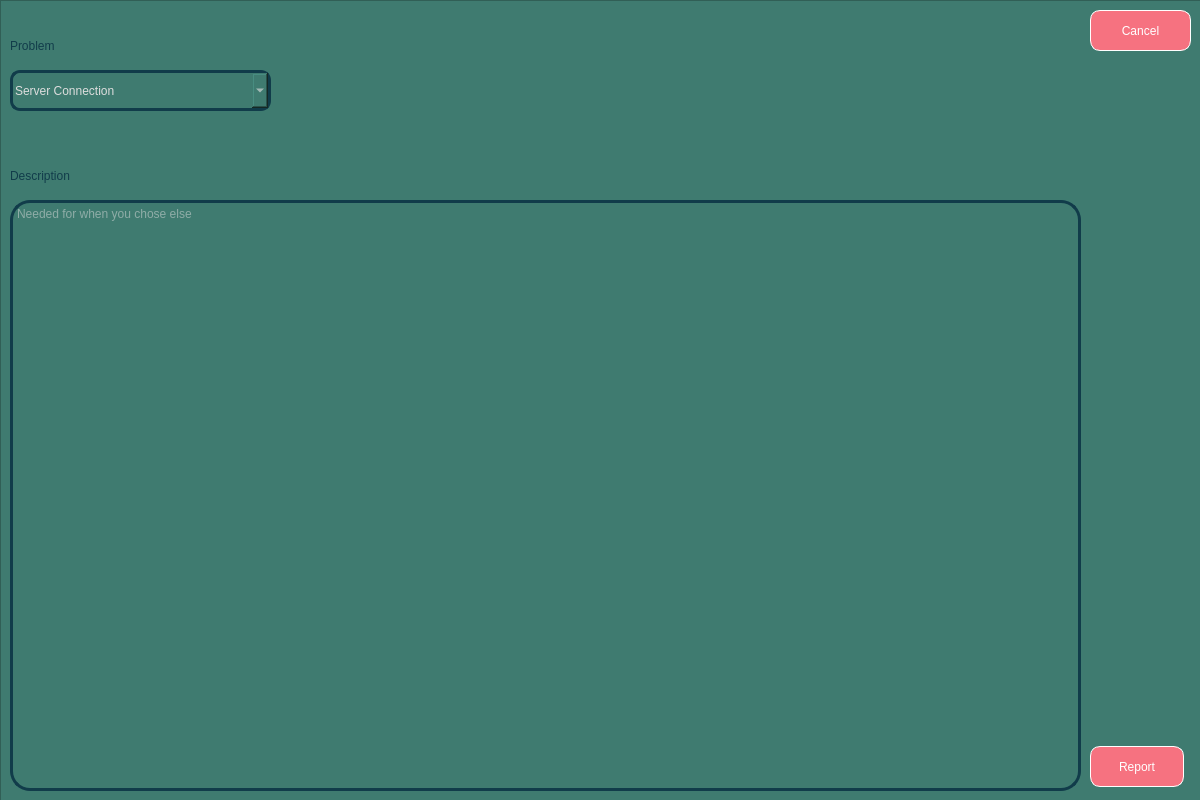
<?xml version="1.0" encoding="UTF-8"?>
<ui version="4.0">
 <class>Dialog</class>
 <widget class="QDialog" name="Dialog">
  <property name="geometry">
   <rect>
    <x>0</x>
    <y>0</y>
    <width>1200</width>
    <height>800</height>
   </rect>
  </property>
  <property name="minimumSize">
   <size>
    <width>1200</width>
    <height>800</height>
   </size>
  </property>
  <property name="maximumSize">
   <size>
    <width>1200</width>
    <height>800</height>
   </size>
  </property>
  <property name="windowTitle">
   <string>Dialog</string>
  </property>
  <widget class="QFrame" name="backgournd_frame">
   <property name="geometry">
    <rect>
     <x>0</x>
     <y>0</y>
     <width>1201</width>
     <height>801</height>
    </rect>
   </property>
   <property name="styleSheet">
    <string notr="true">background-color: rgb(63, 123, 112)</string>
   </property>
   <property name="frameShape">
    <enum>QFrame::StyledPanel</enum>
   </property>
   <property name="frameShadow">
    <enum>QFrame::Raised</enum>
   </property>
   <widget class="QPushButton" name="report_button">
    <property name="geometry">
     <rect>
      <x>1090</x>
      <y>746</y>
      <width>94</width>
      <height>41</height>
     </rect>
    </property>
    <property name="styleSheet">
     <string notr="true">background-color: rgb(246, 114, 128);
border-style: outset;
border-width: 1px;
border-radius: 10px;
border-color: white;
padding: 2px;
font: 700 20pt &quot;Ubuntu&quot;;
color : white;</string>
    </property>
    <property name="text">
     <string>Report</string>
    </property>
   </widget>
   <widget class="QLabel" name="label">
    <property name="geometry">
     <rect>
      <x>10</x>
      <y>20</y>
      <width>161</width>
      <height>51</height>
     </rect>
    </property>
    <property name="styleSheet">
     <string notr="true">font: 500 italic 30pt &quot;Ubuntu&quot;;
color: rgb(17, 60, 74);</string>
    </property>
    <property name="text">
     <string>Problem</string>
    </property>
   </widget>
   <widget class="QLabel" name="label_2">
    <property name="geometry">
     <rect>
      <x>10</x>
      <y>150</y>
      <width>221</width>
      <height>51</height>
     </rect>
    </property>
    <property name="styleSheet">
     <string notr="true">font: 500 italic 30pt &quot;Ubuntu&quot;;
color:rgb(17, 60, 74);</string>
    </property>
    <property name="text">
     <string>Description</string>
    </property>
   </widget>
   <widget class="QPushButton" name="cancel_button">
    <property name="geometry">
     <rect>
      <x>1090</x>
      <y>10</y>
      <width>101</width>
      <height>41</height>
     </rect>
    </property>
    <property name="styleSheet">
     <string notr="true">background-color: rgb(246, 114, 128);
border-style: outset;
border-width: 1px;
border-radius: 10px;
border-color: white;
padding: 2px;
font: 700 20pt &quot;Ubuntu&quot;;
color : white;</string>
    </property>
    <property name="text">
     <string>Cancel</string>
    </property>
   </widget>
   <widget class="QPlainTextEdit" name="description_box">
    <property name="geometry">
     <rect>
      <x>10</x>
      <y>200</y>
      <width>1071</width>
      <height>591</height>
     </rect>
    </property>
    <property name="styleSheet">
     <string notr="true">border:3px solid rgb(17, 60, 74);
border-radius:20px;
font: 500 italic 20pt &quot;Ubuntu&quot;;
color: rgb(221, 221, 221);</string>
    </property>
    <property name="placeholderText">
     <string>Needed for when you chose else</string>
    </property>
   </widget>
   <widget class="QComboBox" name="select_box">
    <property name="geometry">
     <rect>
      <x>10</x>
      <y>70</y>
      <width>261</width>
      <height>41</height>
     </rect>
    </property>
    <property name="styleSheet">
     <string notr="true">border:3px solid rgb(17, 60, 74);
border-radius:10px;
font: 500 italic 20pt &quot;Ubuntu&quot;;
color: rgb(221, 221, 221);</string>
    </property>
    <item>
     <property name="text">
      <string>Server Connection</string>
     </property>
    </item>
    <item>
     <property name="text">
      <string>Login/Logout</string>
     </property>
    </item>
    <item>
     <property name="text">
      <string>Website</string>
     </property>
    </item>
    <item>
     <property name="text">
      <string>App</string>
     </property>
    </item>
    <item>
     <property name="text">
      <string>Search</string>
     </property>
    </item>
    <item>
     <property name="text">
      <string>Else</string>
     </property>
    </item>
   </widget>
  </widget>
 </widget>
 <resources/>
 <connections/>
</ui>
